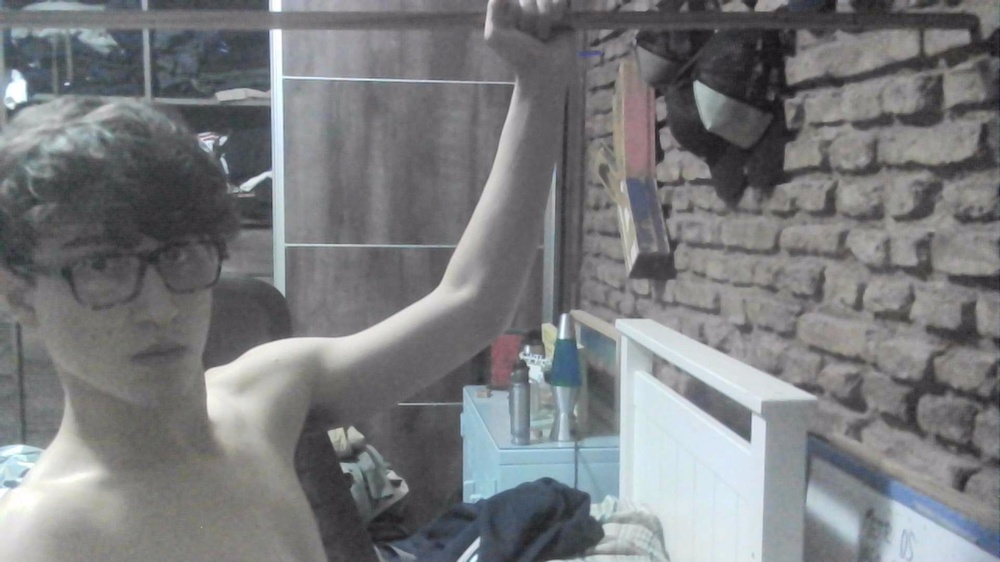
#> input picture src/computer_vision/computer/Python/calibration/calibration_images/test_image_juan.jpg, 1000 x 562 px, shrunk from 1920 x 1080 before the run, found by its file name
$ python camCalibrationTest.py
#> lines starting #> are read from the running program, lines starting #| are printed output that depends on the picture
import cv2 as cv
import numpy as np
import glob
import codecs, json


def load_cam_calib_data(filepath='camCalibrationData.json'):
#> called with filepath = 'camCalibrationData.json'
    with open(filepath, 'r') as f:
#> (reads src/computer_vision/camCalibrationData.json from the repository)
#> further down, img is the input picture: shape (562, 1000, 3); mean B, G, R 125.2, 122.9, 121.1
        camCalibData = json.loads(f.read())

    global cameraMatrix
    global dist
    cameraMatrix = np.array(camCalibData['cameraMatrix'])
    dist = np.array(camCalibData['dist'])


def undistort_img(_img, _cameraMatrix, _dist):
    h,  w = _img.shape[:2]
#> h = 562; w = 1000
    newCameraMatrix, roi = cv.getOptimalNewCameraMatrix(_cameraMatrix, _dist, (w,h), 1, (w,h))
#> roi = (9, 8, 989, 552)

    # Undistort with Remapping
    mapx, mapy = cv.initUndistortRectifyMap(_cameraMatrix, _dist, None, newCameraMatrix, (w,h), 5)
    dst = cv.remap(_img, mapx, mapy, cv.INTER_LINEAR)
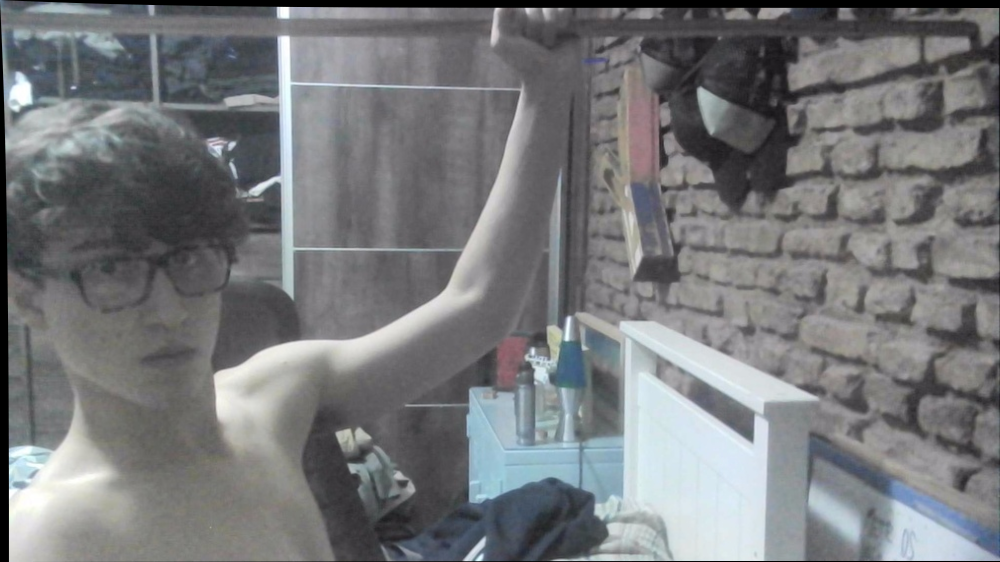
#> dst: shape (562, 1000, 3); mean B, G, R 122.7, 120.5, 118.7

    # crop the image
    x, y, w, h = roi
#> x = 9; y = 8; w = 989; h = 552
    dst = dst[y:y+h, x:x+w]
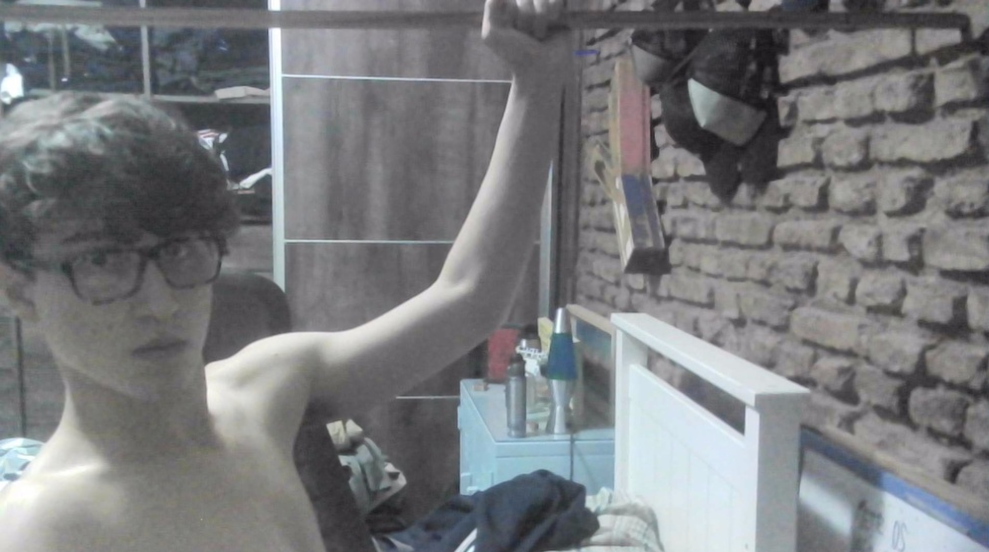
#> dst: shape (552, 989, 3); mean B, G, R 125.2, 123, 121.2
    return dst


load_cam_calib_data('camCalibrationData.json')
img = cv.imread('calibration_images/test_image_juan.jpg')
cv.imwrite('undistorted1.png', undistort_img(img, cameraMatrix, dist))
cv.imshow('undistorted', cv.imread('undistorted1.png'))
cv.imshow('normal', img)
cv.waitKey(0)
